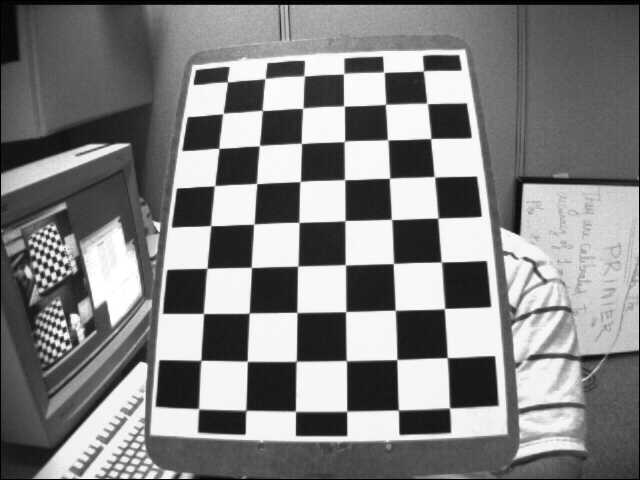
#> input picture ass1/data/left12.jpg, 640 x 480 px, given in place of black-dots.JPG, which was not available
$ jupyter execute --allow-errors Assignment1.ipynb   (older library calls are emulated)   (text cells are left out)
#> lines starting #> are read from the running program, lines starting #| are printed output that depends on the picture; after the words box and inside, x2 and y2 are one past the last pixel; in counts of white or black regions, pixels touching at a corner belong together; pictures that were not available may be replaced by others from this repository, and a replacement may not be noted
[cell 1]
import numpy as np
import cv2
import os
import itertools
import random
import pickle
import matplotlib.pyplot as plt
import glob

[cell 2]
world_cordinates = 36 * np.array([
    [0, 1, 0],
    [0, 2, 0],
    [1, 1, 0],
    [1, 2, 0],
    [2, 1, 0],
    [2, 2, 0],
    [3, 1, 0],
    [3, 2, 0],
    [0, 0, 1],
    [0, 0, 2],
    [1, 0, 1],
    [1, 0, 2],
    [2, 0, 1],
    [2, 0, 2],
    [3, 0, 1],
    [3, 0, 2],
    [4, 1, 0],
    [4, 2, 0],
    [5, 1, 0],
    [5, 2, 0],
    [6, 1, 0],
    [6, 2, 0],
    [4, 0, 1],
    [4, 0, 2],
    [5, 0, 1],
    [5, 0, 2],
    [0, 0, 3],
    [0, 0, 4],
    [1, 0, 3],
    [1, 0, 4],
    [2, 0, 3],
    [2, 0, 4],
    [3, 0, 3],
    [3, 0, 4],
    [4, 0, 3],
    [4, 0, 4]
])

image_cordinates = np.array([
    [4868.3, 1389.7],
    [4916.2, 560.2],
    [4030.0, 1333.6],
    [4058.9, 514.9],
    [3221.3, 1275.5],
    [3237.1, 467.6],
    [2437.6, 1218.4],
    [2434.0, 423.5],
    [4726.3, 2456.3],
    [4638.2, 2787.5],
    [3864.2, 2378.0],
    [3723.8, 2711.5],
    [3030.9, 2306.0],
    [2841.3, 2632.3],
    [2222.2, 2233.3],
    [1985.3, 2546.7],
    [1672.7, 1162],
    [1654.0, 374.7],
    [927, 1105.5],
    [892, 325.5],
    [194.2, 1048.8],
    [135.3, 282.0],
    [1432.5, 2159.0],
    [1148.3, 2461.7],
    [659.5, 2100.8],
    [329.7, 2397.7],
    [4539.0, 3161.0],
    [4425.7, 3600],
    [3564.0, 3076],
    [3384.5, 3492.5],
    [2625.3, 2992.3],
    [2378.7, 3398.7],
    [1713.3, 2908.7],
    [1409.0, 3308.7],
    [831.0, 2813.5],
    [466.0, 3217.3]
])


world_cord_dlt=np.array([[0,0,36],    [36,0,36],  [144,0,72], [72,0,108], [108,36,0],[180,72,0],[36,36,0],[72,36,0],[72,0,36]])
image_cord_dlt =np.array([[4730,2450],[3860,2370],[1160,2470],[2620,3010],[2440,1230],[890,340],[4030,1340],[3230,1270],[3040,2320]])

# [16 lines left out: functions imageview, imageview1, not called in this run]
def error(P,world_cord,image_cord):
    world_cord = np.concatenate((world_cord,np.ones((world_cord.shape[0],1))),axis=1)
    pred = P @ (world_cord.T)
    pred = pred[:2][:]/pred[2][:]
    pred = pred.T

    diff = pred - image_cord

    return np.linalg.norm(diff)

def decompose_matrix(P_matrix):
    M = P_matrix[:,:3]
    MC= -1* P_matrix[:,3]
    C = np.linalg.inv(M) @ MC
    R,K = np.linalg.qr(M)
    return K, R ,C

[cell 3]
# using the inverse method
def dltcalibration_inv(world_cord,img_cord):
    num = world_cord.shape[0]
    X  = np.zeros((2*num,11))
    Y= np.zeros((2*num,1))
    it=0
    for (wc,ic) in zip(world_cord,img_cord):
        X[it]=np.array([wc[0], wc[1], wc[2], 1, 0, 0, 0, 0, -ic[0]*wc[0], -ic[0]*wc[1], -ic[0]*wc[2]])
        X[it+1]=np.array([0, 0, 0, 0, wc[0], wc[1], wc[2], 1, -ic[1]*wc[0], -ic[1]*wc[1], -ic[1]*wc[2]])
        Y[it]=np.array([ic[0]])
        Y[it+1]=np.array([ic[1]])
        it+=2

    #L = (np.linalg.inv((X.T)@X) @ (X.T) ) @ Y
    L = np.linalg.pinv(X)@Y
    L = np.concatenate((L,np.array([[1]])),axis=0)
    L= np.reshape(L,(3,4))
    return L


# using svd
# [18 lines left out: function dltcalibration_svd, not called in this run]

[cell 4]
def ransac_callibration(world_cord,img_cord,test_wc,test_ic,iter=400):
#> called with world_cord = array of shape (36, 3), img_cord = array of shape (36, 2), test_wc = array of shape (9, 3), test_ic = array of shape (9, 2), iter = 400
    P_best = None
    err_min = 9999999
    num=world_cord.shape[0]
    for i in range(2):
        randomlist = random.sample(range(0, num), 6)
        wc = world_cord[randomlist]
        ic = img_cord[randomlist]
        P_cur = dltcalibration_inv(world_cord,img_cord)
        err_cur = error(P_cur,test_wc,test_ic)
        if err_cur <err_min:
            P_best = P_cur
            err_min=err_cur

    return  P_best

[cell 5]
P_matrix_dlt = dltcalibration_inv(world_cord_dlt,image_cord_dlt)
P_matrix_ransac= ransac_callibration(world_cordinates,image_cordinates,world_cord_dlt,image_cord_dlt)

test_wc = np.array([[0,0,108], [0,0,72], [36,0,72], [36,0,108], [0,0,36], [36,0,36], [0,36,0], [36,36,0]])
test_ic = np.array([[4548,3186], [4652,2805], [3782,2724], [3578, 3093], [4733,2470], [3867,2389], [4883,1408], [4040, 1362]])

print(int(error(P_matrix_dlt,test_wc,test_ic)),int(error(P_matrix_ransac,test_wc,test_ic)))

k1,r1,c1 = decompose_matrix(P_matrix_dlt)
k2,r2,c2 = decompose_matrix(P_matrix_ransac)
print("K,R,C using dlt method:")
print(k1,r1,c1)
print("K,R,C using ransac method:")
print(k2,r2,c2)

[cell 6]
plt.figure(figsize=(15,15))
world_cordinates_homo = np.concatenate((world_cordinates,np.ones((world_cordinates.shape[0],1))),axis=1)

predicted_cordinates_dlt = P_matrix_dlt @ (world_cordinates_homo.T)
predicted_cordinates_dlt = predicted_cordinates_dlt[:2][:]/predicted_cordinates_dlt[2][:]
predicted_cordinates_dlt = predicted_cordinates_dlt.T


points = predicted_cordinates_dlt.reshape((-1,1,2))
img = cv2.imread('../data/black-dots.JPG')
#> img is the input picture: shape (480, 640, 3); min 0, max 255, mean 129.5
cv2.polylines(img,np.int32([points]) ,isClosed=False,color=(0,0,255),thickness=8,lineType=cv2.LINE_AA)
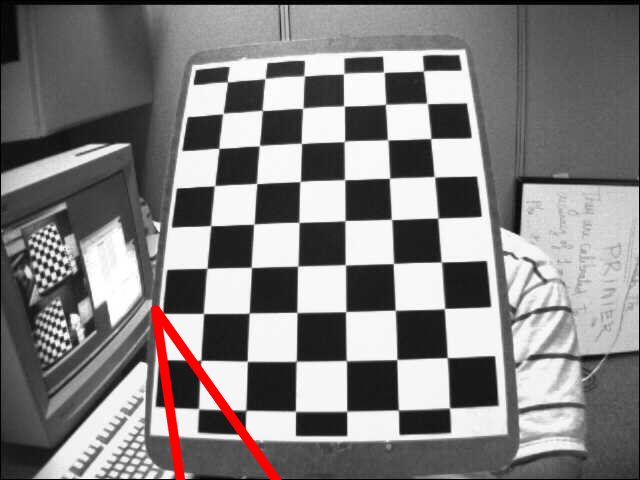
#> img: shape (480, 640, 3); 1.3% of pixels changed, all inside (x1, y1, x2, y2) = (150, 304, 282, 480)
img = cv2.resize(img,(547,364))
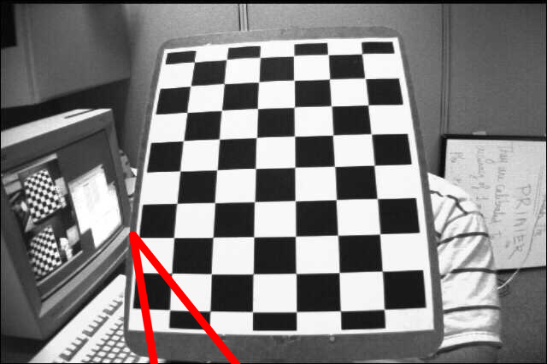
#> img: shape (364, 547, 3); mean B, G, R 127.7, 127.7, 130.6
plt.subplot(1,2,1)
plt.imshow(img)
plt.title('DLT_Wireframe')


predicted_cordinates_ransac = P_matrix_ransac @ (world_cordinates_homo.T)
predicted_cordinates_ransac = predicted_cordinates_ransac[:2][:]/predicted_cordinates_ransac[2][:]
predicted_cordinates_ransac = predicted_cordinates_ransac.T


points = predicted_cordinates_ransac.reshape((-1,1,2))
img = cv2.imread('../data/black-dots.JPG')
cv2.polylines(img,np.int32([points]) ,isClosed=False,color=(0,0,255),thickness=8,lineType=cv2.LINE_AA)
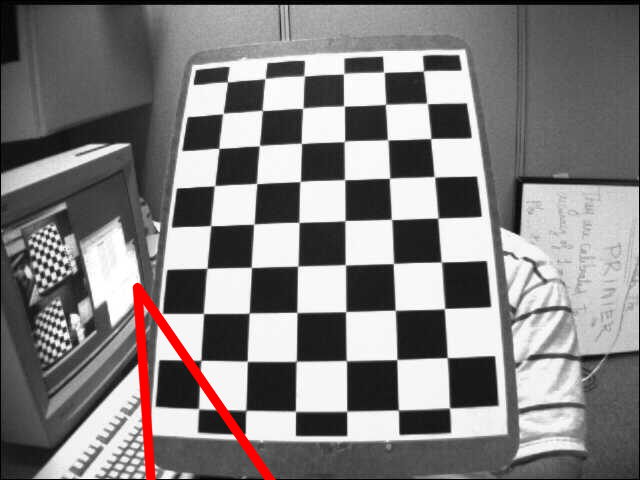
#> img: shape (480, 640, 3); 1.46% of pixels changed, all inside (x1, y1, x2, y2) = (132, 282, 276, 480)
img = cv2.resize(img,(547,364))
#> img: shape (364, 547, 3)

plt.subplot(1,2,2)
plt.imshow(img)
plt.title('RANSAC_Wireframe')
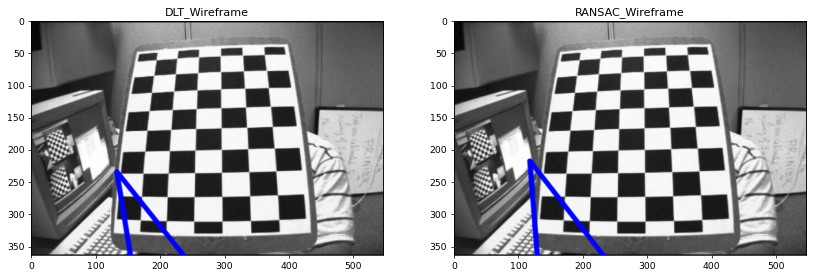
#> figure drawn by matplotlib, 2 panels; B, G, R data is drawn as R, G, B

[cell 7]
dimens = (8,6)

criteria = (cv2.TERM_CRITERIA_EPS +
            cv2.TERM_CRITERIA_MAX_ITER, 30, 0.001)

objectp3d = np.zeros((1, dimens[0]* dimens[1],3), np.float32)
objectp3d[0, :, :2] = np.mgrid[0:dimens[0], 0:dimens[1]].T.reshape(-1, 2)

twodpoints =[]
threedpoints =[]

image_paths = glob.glob('../data/checkerboard*.JPG')

#> (the rest of this cell did not finish here and is left out)

#> (a cell that did not finish here is left out)

[cell 9]
img = cv2.imread("../data/left01.jpg")
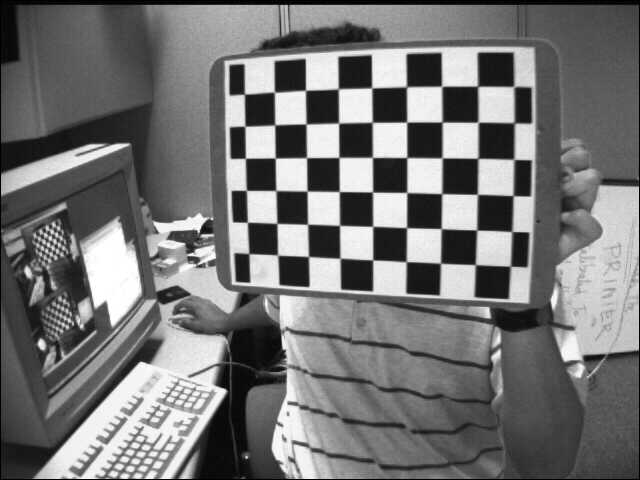
#> input picture ass1/data/left01.jpg, 640 x 480 px
#> img is the input picture: shape (480, 640, 3); min 0, max 255, mean 116.6
plt.figure(figsize=(15,15))
plt.subplot(1,2,1)
plt.imshow(img)
plt.title("Before Correction")

h,w = img.shape[:2]
#> h = 480; w = 640
#> (the rest of this cell did not finish here and is left out)

[cell 10]
plt.figure(figsize=(15,15))
sample_world_orgin = np.array([[0,0,0,1]])

predicted_origin_dlt = P_matrix_dlt @ (sample_world_orgin.T)
predicted_origin_dlt = ( predicted_origin_dlt[:2][:]/predicted_origin_dlt[2][:]).T

center_dlt = (int(predicted_origin_dlt[0][0]),int(predicted_origin_dlt[0][1]))
img = cv2.imread('../data/black-dots.JPG')
img = cv2.circle(img,center_dlt,50,(0,0,0),thickness=20)
img = cv2.resize(img,(547,364))
#> img: shape (364, 547, 3)

plt.subplot(1,3,1)
plt.imshow(img)
plt.title("DLT_Origin")

predicted_origin_ransac = P_matrix_ransac @ (sample_world_orgin.T)
predicted_origin_ransac = ( predicted_origin_ransac[:2][:]/predicted_origin_ransac[2][:]).T

center_ransac = (int(predicted_origin_ransac[0][0]),int(predicted_origin_ransac[0][1]))
img = cv2.imread('../data/black-dots.JPG')
img = cv2.circle(img,center_ransac,50,(0,0,0),thickness=20)
img = cv2.resize(img,(547,364))
plt.subplot(1,3,2)
plt.imshow(img)
plt.title("Ransac_Origin")


tmp = np.array([[0, 0, 0]], dtype=np.float)
#> (the rest of this cell did not finish here and is left out)

[cell 11]
dimens = (7,5)

criteria = (cv2.TERM_CRITERIA_EPS +
            cv2.TERM_CRITERIA_MAX_ITER, 30, 0.001)

objectp3d = np.zeros((1, dimens[0]* dimens[1],3), np.float32)
objectp3d[0, :, :2] = np.mgrid[0:dimens[0], 0:dimens[1]].T.reshape(-1, 2)

twodpoints =[]
threedpoints =[]

image_paths = glob.glob('../data/mycam/2022*.jpg')


image_size = cv2.imread( image_paths[0]).shape[:2]
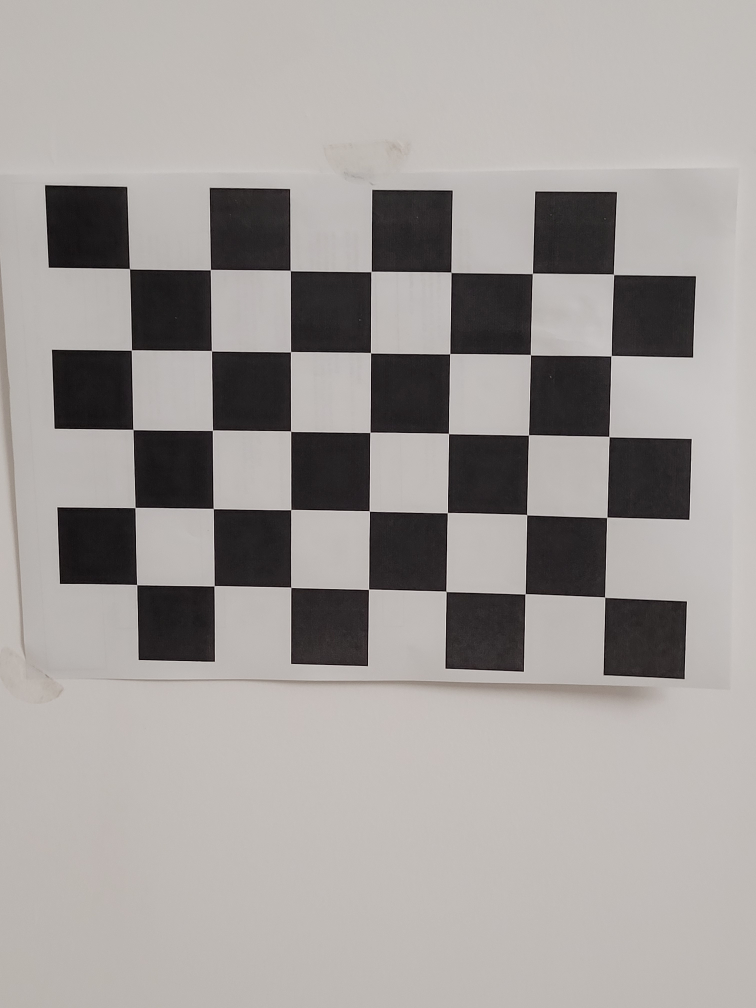
#> input picture ass1/data/mycam/20220203_184045.jpg, 3024 x 4032 px (shown at 1/4 size)
#> image_size = (4032, 3024)
#> (the rest of this cell did not finish here and is left out)
